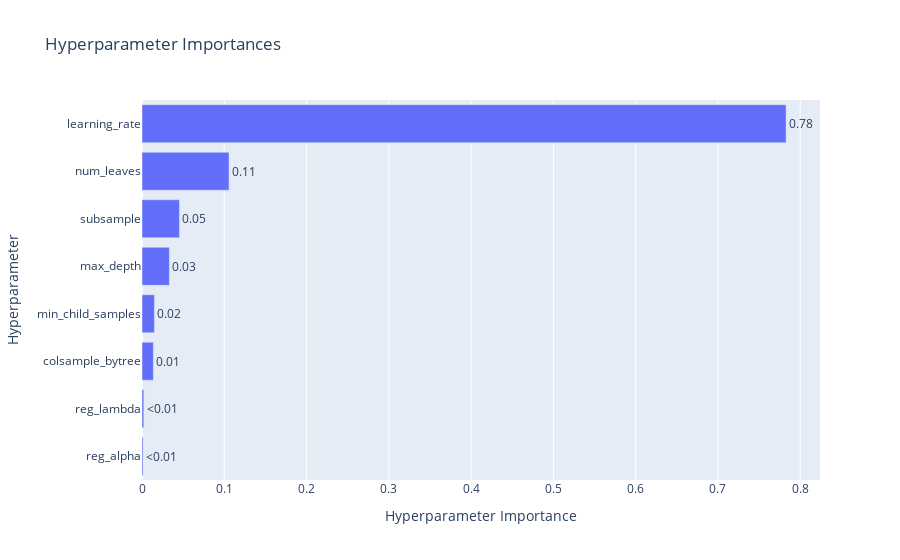

Here is the notebook cell this chart was saved with:
### Markdown cell above
The PR AUC used here as a hyperparameterization objective tends to have difficulty increasing beyond 10 trials. This might be due to the number of dimensions simultaneously explored.

### Code cell
plot_param_importances(study)

### Figure 1 — Plotly figure (JSON) as saved in the notebook; plotly's stock layout.template omitted (floating-point values rounded to 4 significant figures)
{"data": [{"cliponaxis": false, "hovertemplate": ["reg_alpha (FloatDistribution): 0.0013167202635523568<extra></extra>", "reg_lambda (FloatDistribution): 0.0021989086744610515<extra></extra>", "colsample_bytree (FloatDistribution): 0.013804840488978938<extra></extra>", "min_child_samples (IntDistribution): 0.01510374246575931<extra></extra>", "max_depth (IntDistribution): 0.03330126011790116<extra></extra>", "subsample (FloatDistribution): 0.04554957383398619<extra></extra>", "num_leaves (IntDistribution): 0.10585513756976517<extra></extra>", "learning_rate (FloatDistribution): 0.7828698165855957<extra></extra>"], "name": "Objective Value", "orientation": "h", "text": ["<0.01", "<0.01", "0.01", "0.02", "0.03", "0.05", "0.11", "0.78"], "textposition": "outside", "type": "bar", "x": [0.001317, 0.002199, 0.0138, 0.0151, 0.0333, 0.04555, 0.1059, 0.7829], "y": ["reg_alpha", "reg_lambda", "colsample_bytree", "min_child_samples", "max_depth", "subsample", "num_leaves", "learning_rate"]}], "layout": {"title": {"text": "Hyperparameter Importances"}, "xaxis": {"title": {"text": "Hyperparameter Importance"}}, "yaxis": {"title": {"text": "Hyperparameter"}}}}
